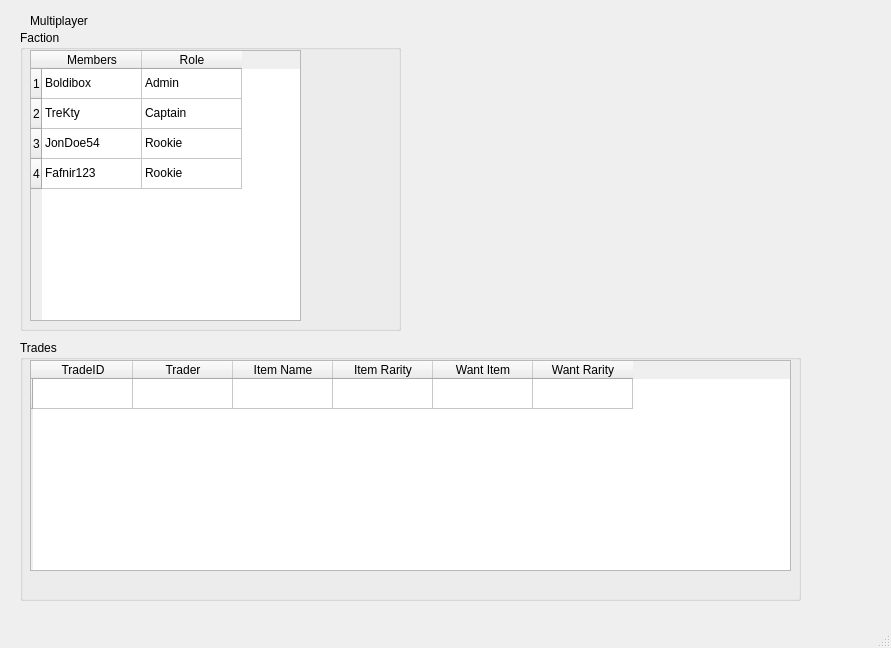
<?xml version="1.0" encoding="UTF-8"?>
<ui version="4.0">
 <class>MainWindow</class>
 <widget class="QMainWindow" name="MainWindow">
  <property name="geometry">
   <rect>
    <x>0</x>
    <y>0</y>
    <width>891</width>
    <height>648</height>
   </rect>
  </property>
  <property name="windowTitle">
   <string>MainWindow</string>
  </property>
  <widget class="QWidget" name="centralwidget">
   <widget class="QGroupBox" name="groupBox">
    <property name="geometry">
     <rect>
      <x>20</x>
      <y>340</y>
      <width>781</width>
      <height>261</height>
     </rect>
    </property>
    <property name="title">
     <string>Trades</string>
    </property>
    <widget class="QTableWidget" name="tableWidget_2">
     <property name="geometry">
      <rect>
       <x>10</x>
       <y>20</y>
       <width>761</width>
       <height>211</height>
      </rect>
     </property>
     <row>
      <property name="text">
       <string/>
      </property>
     </row>
     <column>
      <property name="text">
       <string>TradeID</string>
      </property>
     </column>
     <column>
      <property name="text">
       <string>Trader</string>
      </property>
     </column>
     <column>
      <property name="text">
       <string>Item Name</string>
      </property>
     </column>
     <column>
      <property name="text">
       <string>Item Rarity</string>
      </property>
     </column>
     <column>
      <property name="text">
       <string>Want Item</string>
      </property>
     </column>
     <column>
      <property name="text">
       <string>Want Rarity</string>
      </property>
     </column>
    </widget>
   </widget>
   <widget class="QLabel" name="label">
    <property name="geometry">
     <rect>
      <x>30</x>
      <y>10</y>
      <width>261</width>
      <height>21</height>
     </rect>
    </property>
    <property name="text">
     <string>Multiplayer</string>
    </property>
   </widget>
   <widget class="QGroupBox" name="groupBox_2">
    <property name="geometry">
     <rect>
      <x>20</x>
      <y>30</y>
      <width>381</width>
      <height>301</height>
     </rect>
    </property>
    <property name="title">
     <string>Faction</string>
    </property>
    <widget class="QTableWidget" name="tableWidget">
     <property name="geometry">
      <rect>
       <x>10</x>
       <y>20</y>
       <width>271</width>
       <height>271</height>
      </rect>
     </property>
     <row>
      <property name="text">
       <string>1</string>
      </property>
     </row>
     <row>
      <property name="text">
       <string>2</string>
      </property>
     </row>
     <row>
      <property name="text">
       <string>3</string>
      </property>
     </row>
     <row>
      <property name="text">
       <string>4</string>
      </property>
     </row>
     <column>
      <property name="text">
       <string>Members</string>
      </property>
     </column>
     <column>
      <property name="text">
       <string>Role</string>
      </property>
     </column>
     <item row="0" column="0">
      <property name="text">
       <string>Boldibox </string>
      </property>
     </item>
     <item row="0" column="1">
      <property name="text">
       <string>Admin</string>
      </property>
     </item>
     <item row="1" column="0">
      <property name="text">
       <string>TreKty</string>
      </property>
     </item>
     <item row="1" column="1">
      <property name="text">
       <string>Captain</string>
      </property>
     </item>
     <item row="2" column="0">
      <property name="text">
       <string>JonDoe54</string>
      </property>
     </item>
     <item row="2" column="1">
      <property name="text">
       <string>Rookie</string>
      </property>
     </item>
     <item row="3" column="0">
      <property name="text">
       <string>Fafnir123</string>
      </property>
     </item>
     <item row="3" column="1">
      <property name="text">
       <string>Rookie</string>
      </property>
     </item>
    </widget>
   </widget>
  </widget>
  <widget class="QMenuBar" name="menubar">
   <property name="geometry">
    <rect>
     <x>0</x>
     <y>0</y>
     <width>891</width>
     <height>26</height>
    </rect>
   </property>
  </widget>
  <widget class="QStatusBar" name="statusbar"/>
 </widget>
 <resources/>
 <connections/>
</ui>
